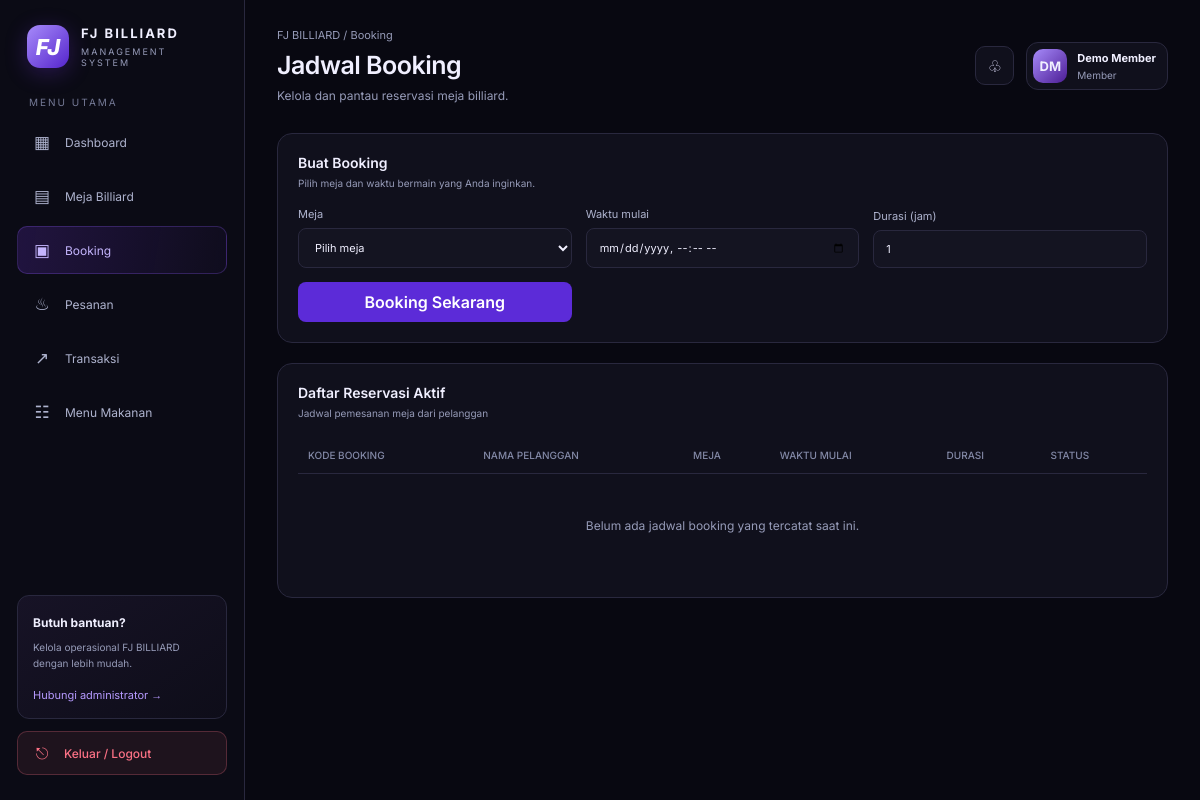
The app's page /booking (signed in), older data.
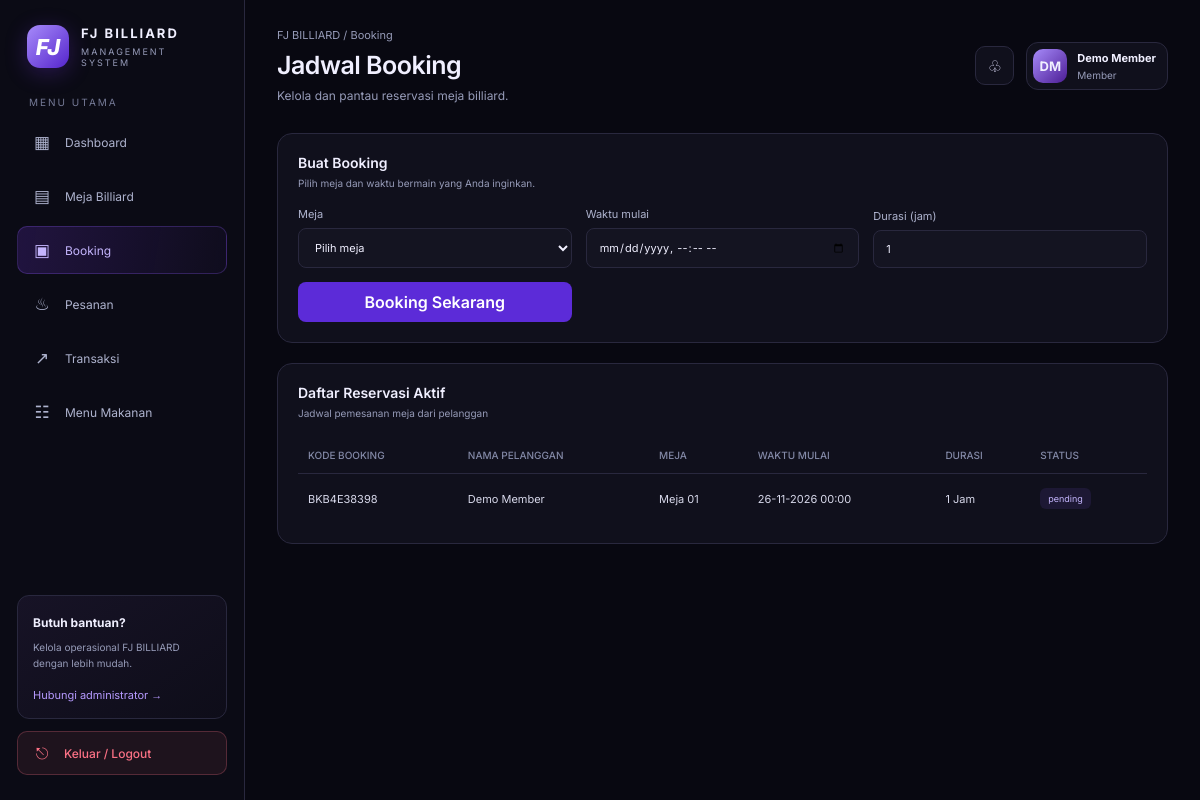
The same page, newer data.
### tables this page shows
CREATE TABLE bookings (
            id INTEGER PRIMARY KEY AUTOINCREMENT,
            booking_code TEXT NOT NULL UNIQUE,
            customer_id INTEGER NOT NULL,
            table_id INTEGER NOT NULL,
            start_at TEXT NOT NULL,
            end_at TEXT NOT NULL,
            status TEXT NOT NULL DEFAULT 'pending'
                CHECK (status IN (
                    'pending', 'confirmed', 'cancelled',
                    'expired', 'completed'
                )),
            created_at TEXT DEFAULT CURRENT_TIMESTAMP,
            CHECK (end_at > start_at),
            FOREIGN KEY (customer_id) REFERENCES users(id),
            FOREIGN KEY (table_id) REFERENCES billiard_tables(id)
        );

CREATE TABLE users (
            id INTEGER PRIMARY KEY AUTOINCREMENT,
            full_name TEXT NOT NULL,
            email TEXT NOT NULL UNIQUE COLLATE NOCASE,
            password_hash TEXT NOT NULL,
            role TEXT NOT NULL DEFAULT 'member'
                CHECK (role IN ('member', 'owner', 'staff', 'kitchen')),
            email_verified INTEGER NOT NULL DEFAULT 0
                CHECK (email_verified IN (0, 1)),
            is_active INTEGER NOT NULL DEFAULT 1
                CHECK (is_active IN (0, 1)),
            created_at TEXT DEFAULT CURRENT_TIMESTAMP
        );

CREATE TABLE billiard_tables (
            id INTEGER PRIMARY KEY AUTOINCREMENT,
            table_number TEXT NOT NULL UNIQUE,
            is_active INTEGER NOT NULL DEFAULT 1
                CHECK (is_active IN (0, 1))
        );

### main.py (the view, shortened to what this page needs)
@app.route('/booking', methods=["GET", "POST"])
@login_required
def booking_page():
    conn = get_db()
    try:
        tables = conn.execute(
            """
            SELECT id, table_number
            FROM billiard_tables
            WHERE is_active = 1
            ORDER BY table_number
            """
        ).fetchall()
        booking_rows = conn.execute(
            """
            SELECT b.booking_code, u.full_name AS customer_name,
                   t.table_number, b.start_at, b.end_at, b.status
            FROM bookings b
            JOIN users u ON u.id = b.customer_id
            JOIN billiard_tables t ON t.id = b.table_id
            WHERE b.status IN ('pending', 'confirmed')
            ORDER BY b.start_at
            """
        ).fetchall()
        bookings = []
        for booking in booking_rows:
            item = dict(booking)
            start = datetime.fromisoformat(item["start_at"])
            end = datetime.fromisoformat(item["end_at"])
            item["start_time"] = start.strftime("%d-%m-%Y %H:%M")
            item["duration"] = int((end - start).total_seconds() // 3600)
            bookings.append(item)
    finally:
        conn.close()
    return render_template(
        'booking.html',
        nama=session.get("full_name", "Pengguna"),
        role=session.get("role", "member"),
        bookings=bookings,
        tables=tables
    )

### main.py (called while the page is built)
def get_db():
    conn = sqlite3.connect(DB_PATH)
    conn.row_factory = sqlite3.Row
    return conn

def login_required(view):
    @wraps(view)
    def wrapped(*args, **kwargs):
        if "user_id" not in session:
            return redirect(url_for("login"))
        return view(*args, **kwargs)
    return wrapped

### templates/booking.html (shortened to what the changed rows need)
<!DOCTYPE html>
<html lang="id">
<head>
</head>
<body data-user-name="{{ nama }}" data-user-role="{{ role }}">
    <div class="layout">
        <main class="main">
            <header class="topbar">
                <div>
                    <h1>Jadwal Booking</h1>
                </div>
            </header>
            <section class="panel" style="margin-bottom: 20px;">
                <div class="panel-head">
                    <div>
                        <h2>Buat Booking</h2>
                    </div>
                </div>
            </section>
            <section class="panel">
                <div class="panel-head">
                    <div>
                        <h2>Daftar Reservasi Aktif</h2>
                    </div>
                </div>
                <div class="table-wrap">
                    <table>
                        <thead>
                            <tr>
                                <th>KODE BOOKING</th>
                                <th>NAMA PELANGGAN</th>
                                <th>MEJA</th>
                                <th>WAKTU MULAI</th>
                                <th>DURASI</th>
                                <th>STATUS</th>
                            </tr>
                        </thead>
                        <tbody>
                            {% if bookings %}
                            {% for b in bookings %}
                            <tr>
                                <td>{{ b['booking_code'] }}</td>
                                <td>{{ b['customer_name'] }}</td>
                                <td>Meja {{ b['table_number'] }}</td>
                                <td>{{ b['start_time'] }}</td>
                                <td>{{ b['duration'] }} Jam</td>
                                <td><span class="badge">{{ b['status'] }}</span></td>
                            </tr>
                            {% endfor %}
                            {% else %}
                            <tr>
                                <td colspan="6">
                                    <p class="empty-note">Belum ada jadwal booking yang tercatat saat ini.</p>
                                </td>
                            </tr>
                            {% endif %}
                        </tbody>
                    </table>
                </div>
            </section>
        </main>
    </div>
</body>
</html>

Row changes from the older to the newer data that the page shows:
added bookings: booking_code "BKB4E38398", customer_name "Demo Member", table_number "01", start_time "26-11-2026 00:00", duration "1", status "pending"
Text that changed along with them:
text no longer shown: "Belum ada jadwal booking yang tercatat saat ini."
